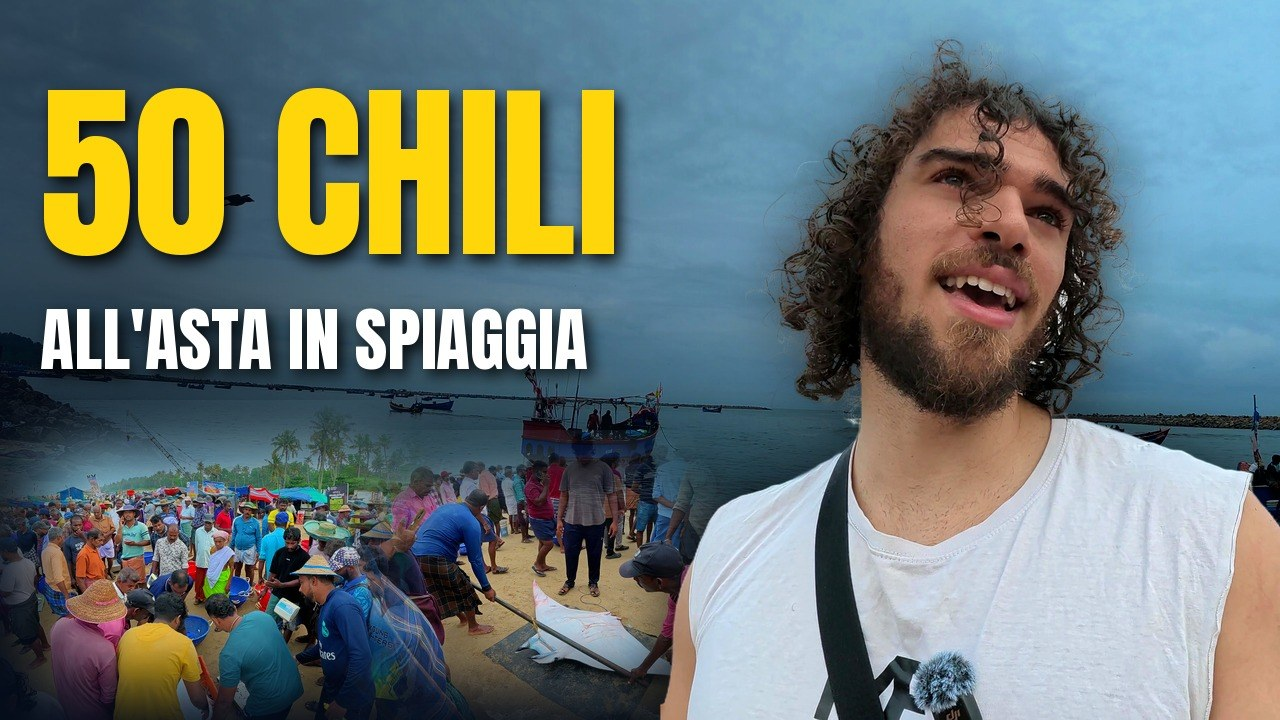
#> input picture copioni/mercato_miniature/v2_1_anton_50chili.jpg, 1280 x 720 px, given in place of f_4m22.jpg, which was not available
$ python thumb2.py
#> lines starting #> are read from the running program, lines starting #| are printed output that depends on the picture; after the words box and inside, x2 and y2 are one past the last pixel; in counts of white or black regions, pixels touching at a corner belong together; pictures that were not available may be replaced by others from this repository, and a replacement may not be noted
import numpy as np
from PIL import Image, ImageDraw, ImageFont, ImageFilter, ImageEnhance
W,H=1280,720
F={'anton':'/root/fonts/anton-latin-400-normal.woff','bebas':'/root/fonts/bebas-neue-latin-400-normal.woff',
   'archivo':'/root/fonts/archivo-black-latin-400-normal.woff','oswald':'/root/fonts/oswald-latin-700-normal.woff'}
YEL=(255,214,10); WHITE=(255,255,255); GOLD=(214,168,96)
def cover(im,w,h,cx=.5,cy=.5):
    r=max(w/im.width,h/im.height); im=im.resize((int(im.width*r+.5),int(im.height*r+.5)),Image.LANCZOS)
    x=int((im.width-w)*cx); y=int((im.height-h)*cy); return im.crop((x,y,x+w,y+h))
def grade(im,c,s,b): return ImageEnhance.Brightness(ImageEnhance.Color(ImageEnhance.Contrast(im).enhance(c)).enhance(s)).enhance(b)
def soft_mask(w,h,feather):
    # rettangolo con bordi molto sfumati (dissolvenza come lo scontorno)
    m=Image.new('L',(w,h),0); ImageDraw.Draw(m).rounded_rectangle((feather,feather,w-feather,h-feather),radius=feather,fill=255)
    return m.filter(ImageFilter.GaussianBlur(feather*0.6))
def blend(base,name,box,cx=.5,cy=.5,feather=40,op=1.0):
    x,y,w,h=box; im=grade(cover(Image.open(name).convert('RGB'),w,h,cx,cy),1.15,1.25,1.0).convert('RGBA')
    m=soft_mask(w,h,feather).point(lambda v:int(v*op)); im.putalpha(m); base.alpha_composite(im,(x,y))
def manuel(h):
    a=Image.open('cut_m2.png').convert('RGBA'); a=a.crop(a.getchannel('A').point(lambda v:255 if v>20 else 0).getbbox())
    rgb=grade(a.convert('RGB'),1.08,1.1,1.05).convert('RGBA'); rgb.putalpha(a.getchannel('A'))
    return rgb.resize((int(a.width*h/a.height),h),Image.LANCZOS)
def shadow(base,fg,pos,r,op):
    al=Image.new('L',base.size,0); al.paste(fg.getchannel('A'),pos); s=Image.new('RGBA',base.size,(0,0,0,0))
    s.putalpha(al.filter(ImageFilter.GaussianBlur(r)).point(lambda v:int(v*op))); base.alpha_composite(s)
def text(base,lines,font,x,y):
    d=ImageDraw.Draw(base)
    for t,sz,col in lines:
        f=ImageFont.truetype(F[font],sz)
        sh=Image.new('RGBA',base.size,(0,0,0,0)); ImageDraw.Draw(sh).text((x+5,y+7),t,font=f,fill=(0,0,0,235))
        base.alpha_composite(sh.filter(ImageFilter.GaussianBlur(7)))
        if isinstance(col,tuple) and isinstance(col[0],tuple):
            bb=d.textbbox((x,y),t,font=f); d.rectangle((bb[0]-14,bb[1]-12,bb[2]+14,bb[3]+12),fill=col[1]); d.text((x,y),t,font=f,fill=col[0])
        else: d.text((x,y),t,font=f,fill=col)
        y=d.textbbox((x,y),t,font=f)[3]+int(sz*0.16)
def make(out,font,lines,bgname='f_4m22.jpg',imgs=('crowd','fish')):
#> called with out = 'v2_1_anton_50chili.jpg', font = 'anton', bgname = 'f_4m22.jpg', imgs = ('crowd', 'fish')
    bg=grade(cover(Image.open(bgname).convert('RGB'),W,H,0.35,0.6),1.25,1.35,0.92)
#> in cover, `r = max(w / im.width, h / im.height)`: r = 1
#> in cover, im is the input picture: PIL image 1280x720 RGB; mean R, G, B 108.6, 120.1, 116.6
    # scurisco la metà sinistra (testo) e il basso
    g=np.zeros((H,W),np.float32); xs=np.linspace(1,0,W); g[:]=np.clip(xs*1.1,0,1)**1.3*0.7
    g+=np.clip((np.arange(H)[:,None]/H-0.55)/0.45,0,1)*0.45
    shade=Image.fromarray((np.clip(g,0,1)*255).astype('uint8'))
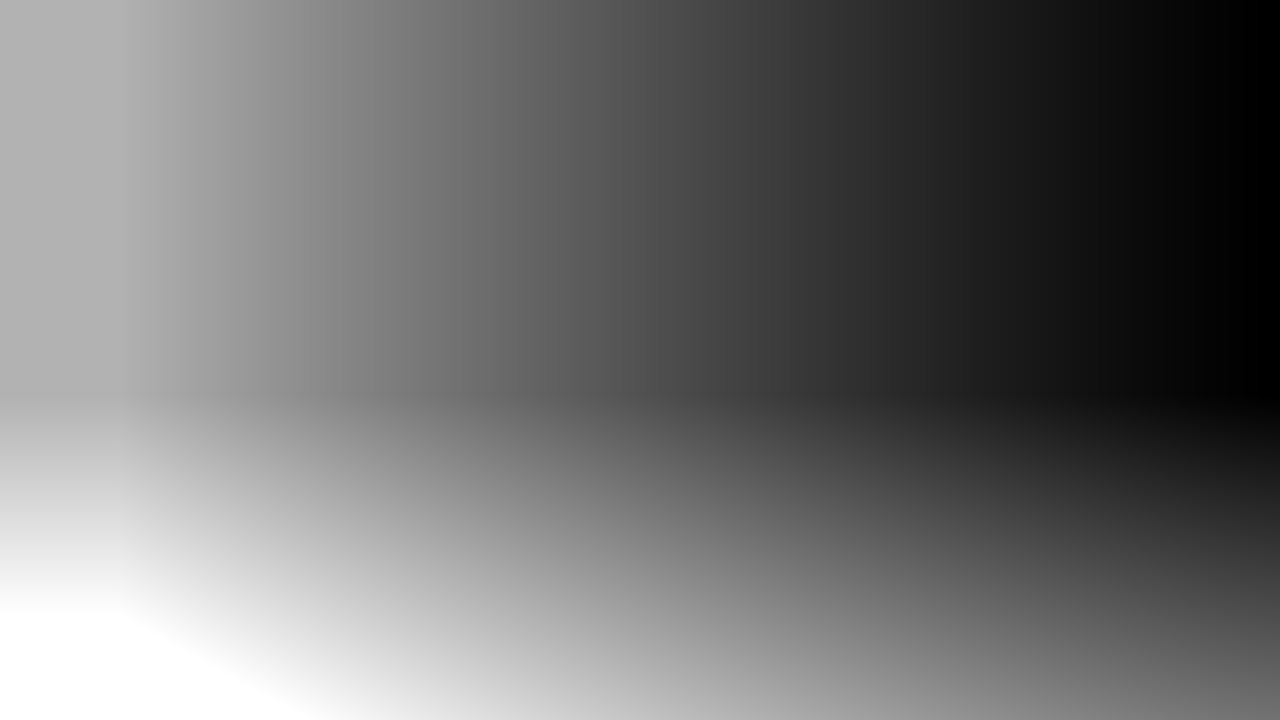
#> shade: PIL image 1280x720 L; min 0, max 255, mean 111.6
    base=Image.composite(Image.new('RGB',(W,H),(4,12,26)),bg,shade).convert('RGBA')
    if 'crowd' in imgs: blend(base,'f_3m40.jpg',(-20,400,470,340),0.5,0.6,55,0.95)
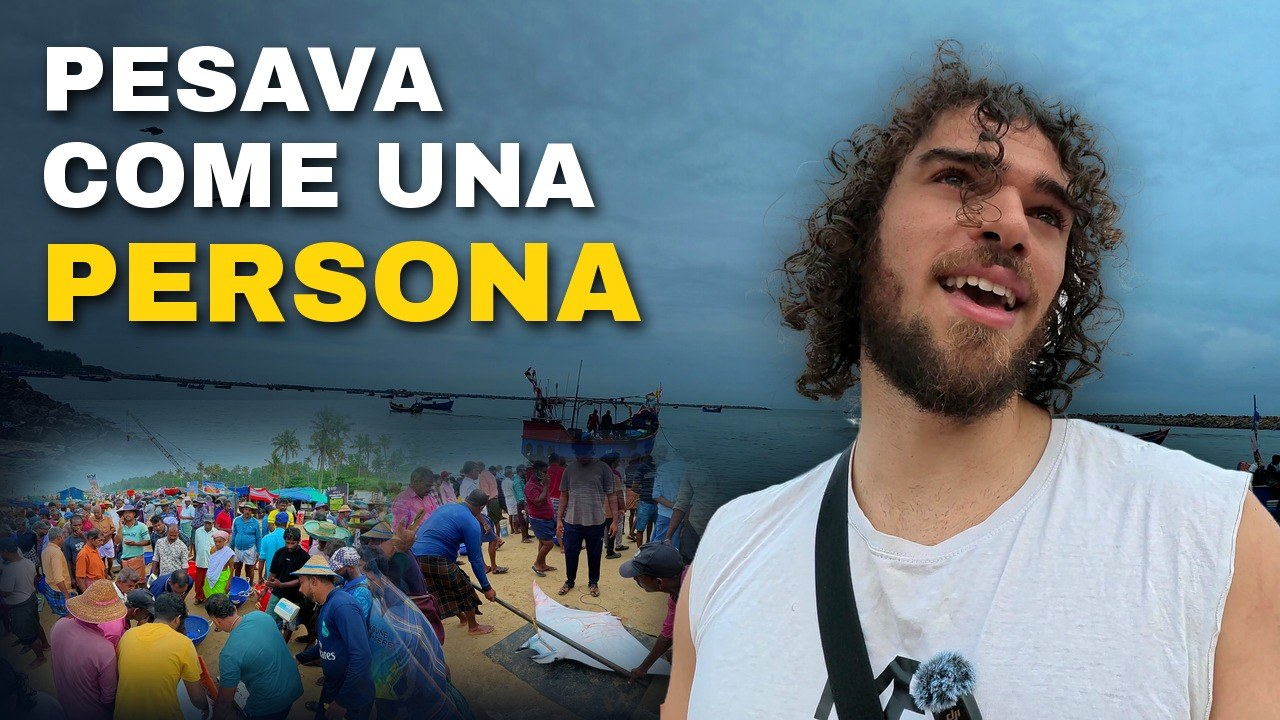
#> input picture copioni/mercato_miniature/v2_2_archivo_comeunapersona.jpg, 1280 x 720 px, given in place of f_3m40.jpg, which was not available
#> in soft_mask, `m = Image.new('L', (w, h), 0)`: m: PIL image 470x340 L; every value is 0
#> in soft_mask, `ImageDraw.Draw(m).rounded_rectangle((feather, feather, w - feather, h `:
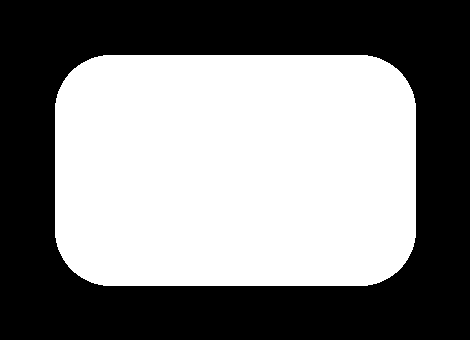
#> m: PIL image 470x340 L; 50.5% white; 1 black region, box (x1, y1, x2, y2) and area: (0, 0, 470, 340) 79073
    if 'fish' in imgs: blend(base,'f_4.5.jpg',(330,430,420,300),0.55,0.65,55,0.95)
#> call 2 of blend, with name = 'f_4.5.jpg', box = (330, 430, 420, 300), cx = 0.55, cy = 0.65, feather = 55, op = 0.95
#> call 3 of grade, with c = 1.15, s = 1.25, b = 1
#> in grade (call 3), `def grade(im,c,s,b): return ImageEnhance.Brightness(ImageEnhance.Color..`:
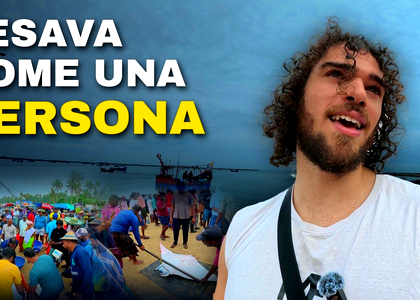
#> returned value: PIL image 420x300 RGB; mean R, G, B 99.7, 118.2, 123.4
#> call 2 of soft_mask, with w = 420, h = 300, feather = 55
#> in soft_mask (call 2), `m = Image.new('L', (w, h), 0)`: m: PIL image 420x300 L; every value is 0
#> in soft_mask (call 2), `ImageDraw.Draw(m).rounded_rectangle((feather, feather, w - feather, h `: m: PIL image 420x300 L; 45% white; 1 white region, box (x1, y1, x2, y2) and area: (55, 55, 366, 246) 56737
#> in soft_mask (call 2), `return m.filter(ImageFilter.GaussianBlur(feather*0.6))`:
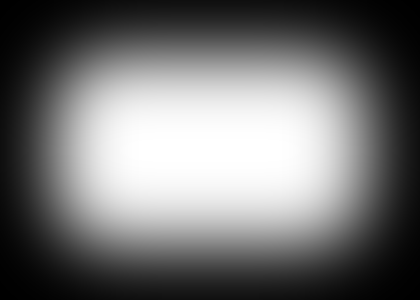
#> returned value: PIL image 420x300 L; min 0, max 255, mean 114.1
#> in blend (call 2), `im.putalpha(m)`:
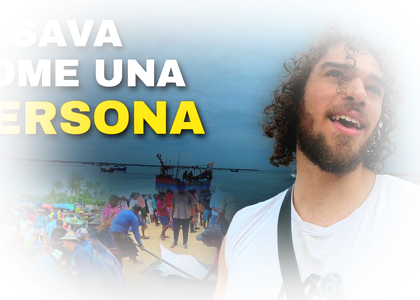
#> im: PIL image 420x300 RGBA; mean R, G, B, A 99.7, 118.2, 123.4, 107.9; transparent parts drawn white
#> in blend (call 2), `base.alpha_composite(im, (x, y))`:
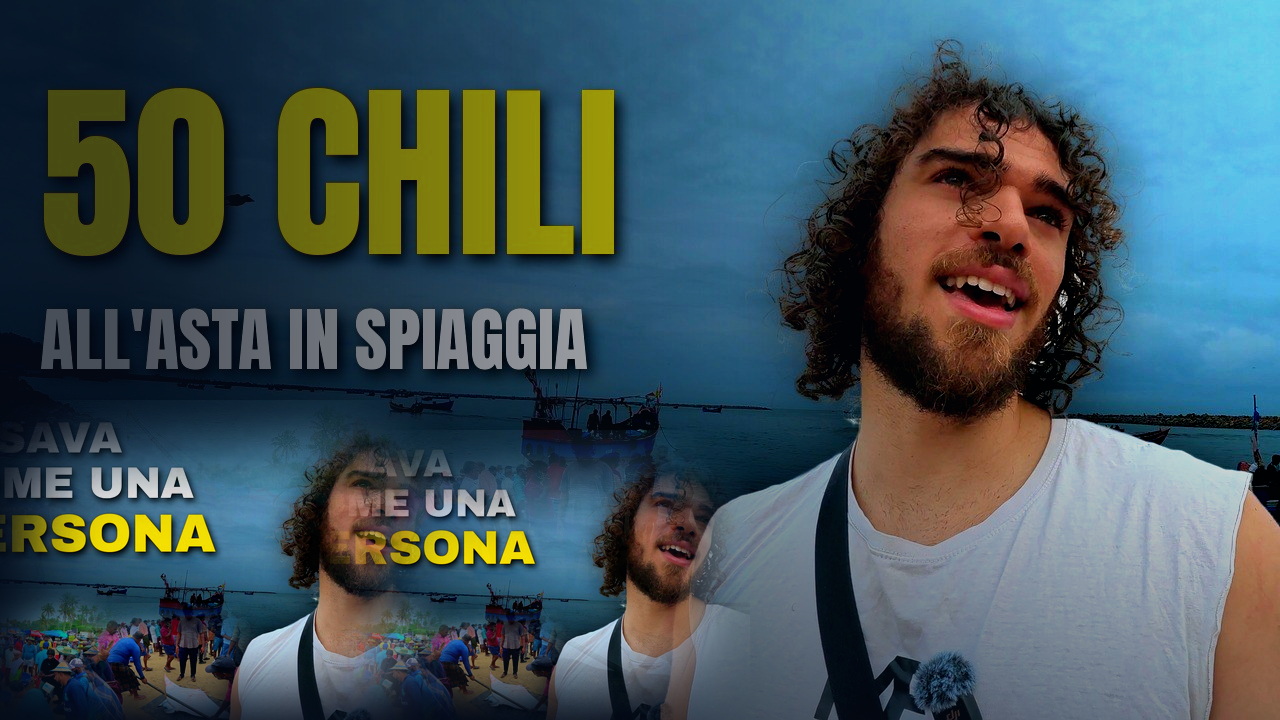
#> base: PIL image 1280x720 RGBA; mean R, G, B, A 65.6, 84.6, 90.8, 255
    m=manuel(int(H*0.97)); pos=(W-m.width+60,H-m.height)
    shadow(base,m,pos,30,0.55); base.alpha_composite(m,pos)
    text(base,lines,font,40,30)
    base.convert('RGB').save(out,quality=92)
V={
 '1_anton_50chili':('anton',[("50 CHILI",190,YEL),("ALL'ASTA IN SPIAGGIA",70,WHITE)]),
 '2_archivo_comeunapersona':('archivo',[("PESAVA",92,WHITE),("COME UNA",92,WHITE),("PERSONA",112,YEL)]),
 '3_anton_sveglia3':('anton',[("SVEGLIA",110,WHITE),("ALLE 3",170,((0,0,0),YEL)),("MERCATO ALLE 8",64,WHITE)]),
 '4_bebas_senzatetto':('bebas',[("SENZA TETTO",130,WHITE),("NÉ BANCHI",130,YEL),("E UN PESCE DA 50 KG",62,WHITE)]),
}
#> (the run stopped early here; a loop or call above may not have finished)
